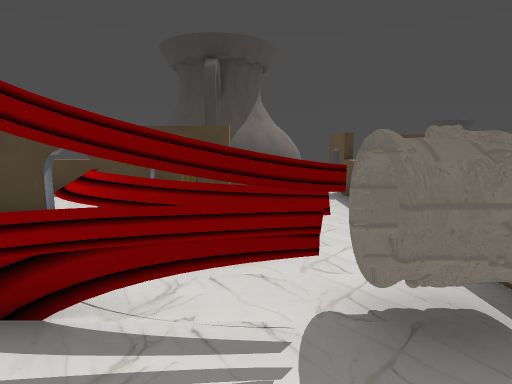
view 1 (above)

15 first-person views from a walk through a Godot game level. The camera is 1.4 m above the floor, tilts 8° down and sees 75° across. The floor is counted in squares, 1 m on a side. Each view is taken from the middle of a square. On the plan, view 1 faces up. The plan holds only what a view shows up to about 15 squares ahead; the rest is blank. The place goes on beyond the plan. Some surface patterns are stand-ins.

view 2
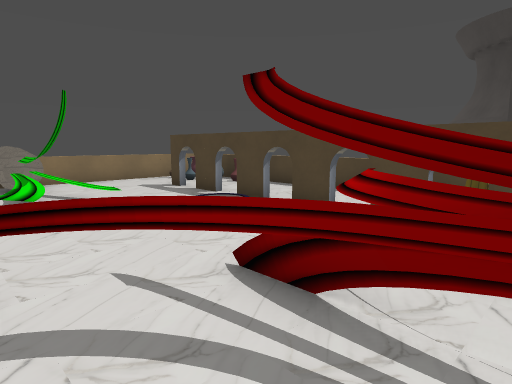

view 3
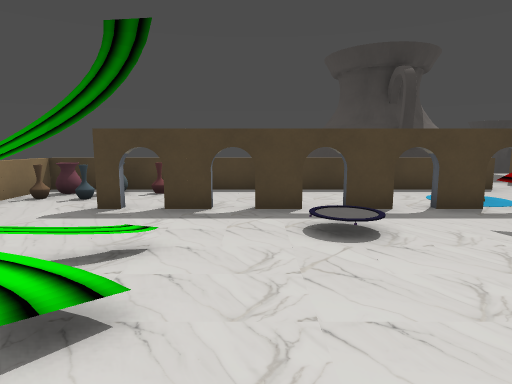

view 4
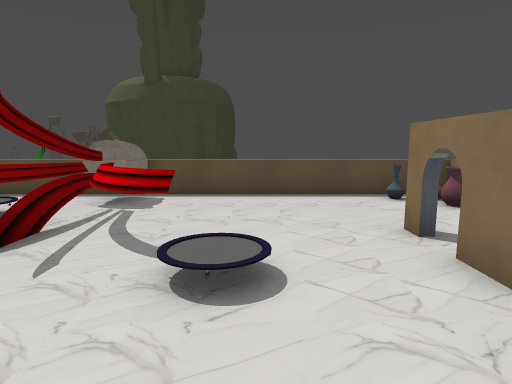

view 5
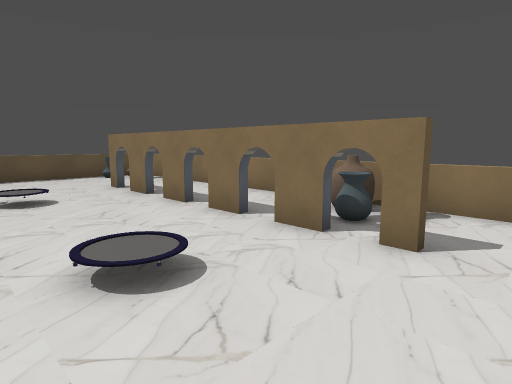

view 6
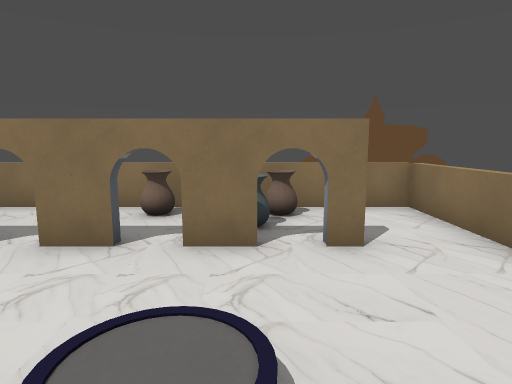

view 7
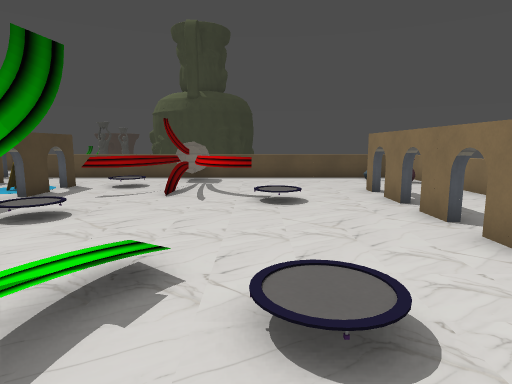

view 8
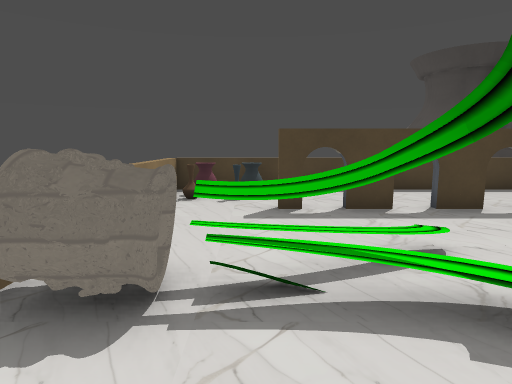

view 9
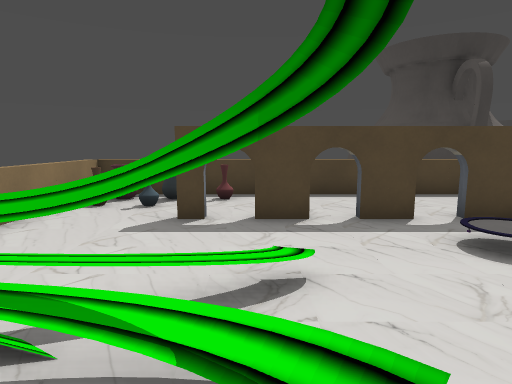

view 10
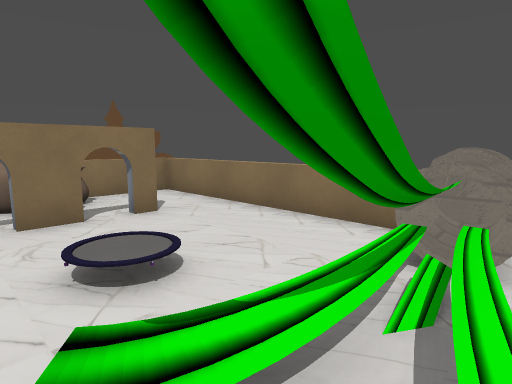

view 11
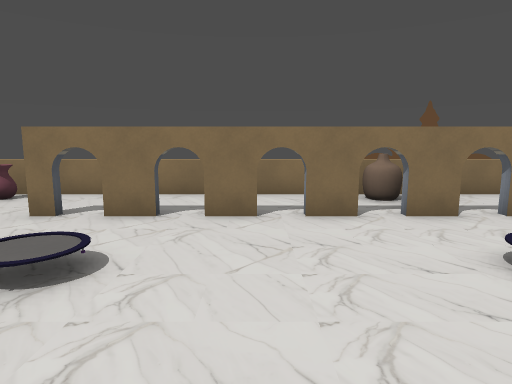

view 12
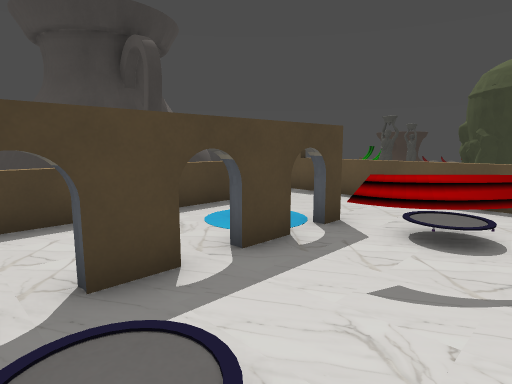

view 13
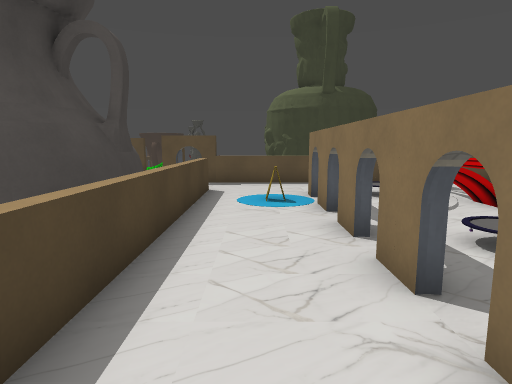

view 14
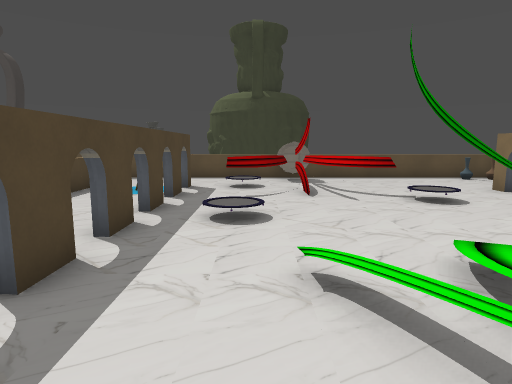

view 15
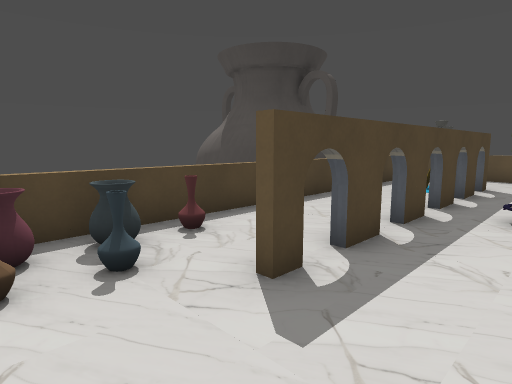

### Floor plan
Key: @ floor where view 1 was taken; # wall or solid block; . floor; = window, fence, low wall or low ledge; ^ raised ledge; T thing the floor can be seen under or through; W well; A vase; O other object.
Columns run from 14 left of view 1 to 3 right of it. Each row starts with its distance up from view 1.
 13          ##    ##
 12           ###### #
 11            ####..#
 10 #^^^^^^^^^^^^^^..#
  9 ^AAAA............=
  8 ^OA..............=
  7 ^...........O....=
  6 ^...TTTTTTTTTT...=
  5 ^................=
  4 ^...........^....=
  3 ^....O......##=WW#
  2  WW=##......=#=WW#
  1 ^..........##....=
  0 ^..........=..@..=
 -1 ^................=
 -2 ^................=
 -3 ^................=
 -4 ^..TTTTTTTTTT....=
 -5 ^...A...........A#
 -6 ^..OOOO........AO#
 -7 #==####========###

Where each view was taken, in squares from view 1:
view 1: 0 up, 0 right, facing up
view 2: 0 up, 0 right, facing up-left
view 3: 1 down, 7 left, facing up
view 4: 1 down, 7 left, facing right
view 5: 1 up, 13 left, facing down-right
view 6: 1 up, 10 left, facing down
view 7: 0 up, 12 left, facing right
view 8: 1 down, 11 left, facing up
view 9: 0 up, 9 left, facing up
view 10: 3 up, 8 left, facing down-left
view 11: 3 up, 6 left, facing down
view 12: 3 up, 6 left, facing up-right
view 13: 8 up, 10 left, facing right
view 14: 4 up, 12 left, facing right
view 15: 4 up, 13 left, facing up-right
